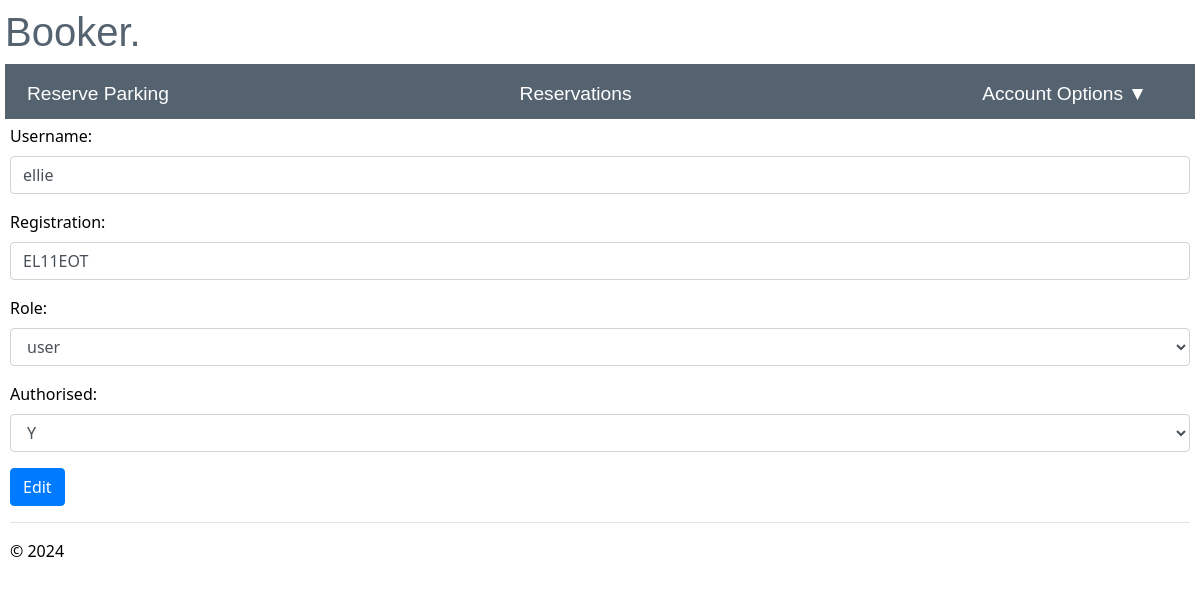
/edit_user/2 (signed in), run on an earlier commit of the app's database.
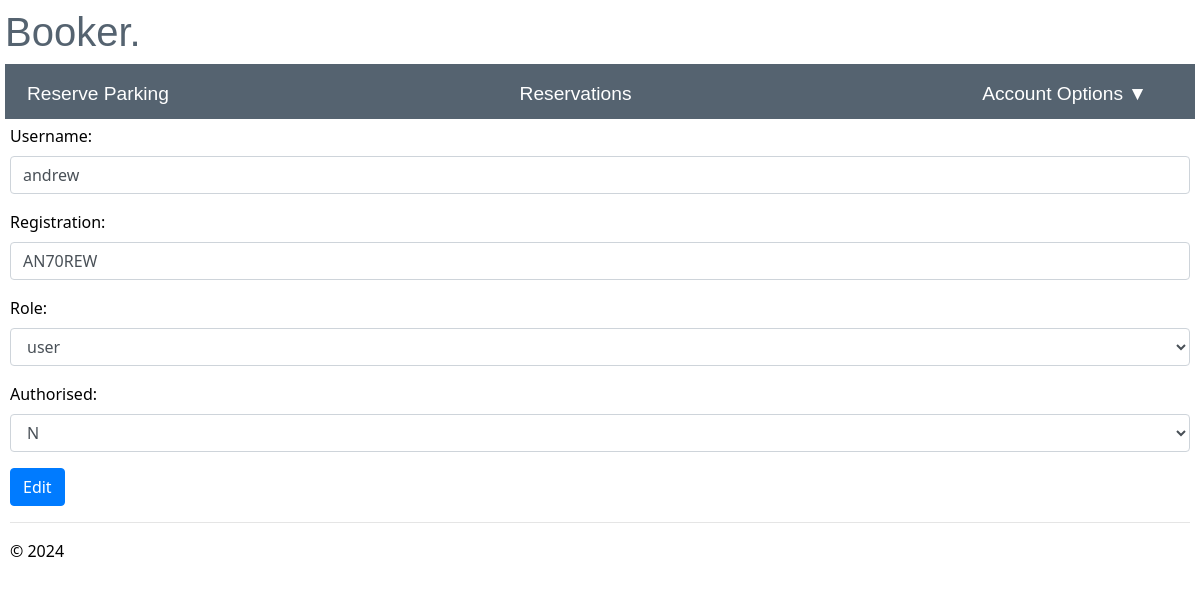
And on a later commit of the database.
### app/models/models.py (models this page shows)
class User(db.Model, UserMixin):
    id = db.Column(db.Integer, primary_key=True, nullable=False)
    username = db.Column(db.String(20), nullable=False, unique=True)
    registration = db.Column(db.String(9), nullable=False, unique=True)
    password = db.Column(db.String(255), nullable=False)
    role = db.Column(db.String(5), nullable=False, default='user')
    authorised =db.Column(db.String(1), nullable=False, default='N')
    failed_login_attempts = db.Column(db.Integer,nullable=False, default=0)
    reservation = db.relationship('reserve', backref='user')

### app/admin/routes.py (the view)
@bp.route("/edit_user/<int:id>", methods=['GET','POST'])
@login_required
@check_authorisation
@check_is_admin
def edit_user(id):
    admin = User.query.get_or_404(id)
    if request.method == "POST":
        current_app.logger.info('Username: %s accessed edit_user', current_user.username)
        admin.username = request.form['username']
        admin.registration = request.form['registration']
        admin.role = request.form['role']
        admin.authorised = request.form['authorised']
        try:
            db.session.commit()
            current_app.logger.info('Username: %s updated user account %s', current_user.username, admin.username)
            flash("User updated successfully")
            return redirect(url_for("admin.admin"))
        except Exception as e:
            current_app.logger.exception(e)
            flash("User failed to update")
            current_app.logger.warning('Username: %s failed to update user account %s', current_user.username, admin.username)
            return render_template("edit_user.html", admin=admin)
    else:
        return render_template("edit_user.html", admin=admin)

### app/__init__.py (called while the page is built)
def create_app():
    app = Flask(__name__)
    env_config = os.getenv("PROD_APP_SETTINGS", "config.Config")
    app.config.from_object(env_config)
    db.init_app(app)
    login_manager.init_app(app)
    app.logger.setLevel(logging.INFO)
    handler = RotatingFileHandler('app.log', maxBytes=10240, backupCount=10)
    handler.setLevel(logging.INFO)
    formatter = logging.Formatter('%(asctime)s - %(levelname)s - %(message)s', datefmt='%Y-%m-%d %H:%M:%S')
    handler.setFormatter(formatter)
    app.logger.addHandler(handler)
    from app.main import bp as main_bp
    app.register_blueprint(main_bp)
    from app.user import bp as user_bp
    app.register_blueprint(user_bp)
    from app.admin import bp as admin_bp
    app.register_blueprint(admin_bp)
    @login_manager.user_loader
    def load_user(user_id):
        return User.query.get(int(user_id))
    return app

### app/user/routes.py (called while the page is built)
@bp.before_app_request
def make_session_permanent():
    session.permanent = True
    current_app.permanent_session_lifetime = timedelta(seconds=60)

### app/admin/templates/edit_user.html (shortened to what this page needs)
{% extends "layout.html" %}
{% block content %}
<div class="edit_user">
    <form method='post' action='/edit_user/{{admin.id}}'>
            <label>Username:</label>
            <br>
                <input type='text' name='username' size="100" required class='form-control' value='{{admin.username}}' oninput="this.value=this.value.replace(/[^a-zA-Z0-9]/g, '')">
            <label>Registration:</label>
            <br>
                <input type='text' name='registration' size="100" required class='form-control' value='{{admin.registration}}' oninput="this.value=this.value.replace(/[^a-zA-Z0-9]/g, '')">
            <label>Role:</label>
            <br>
            <select name="role" id="role" class='form-control'>
                <option value = "{{admin.role}}">{{admin.role}}</option>
            </select>
            <label>Authorised:</label>
            <br>
            <select name="authorised" id="authorised" class='form-control'>
                <option value = "{{admin.authorised}}">{{admin.authorised}}</option>
            </select>
            <input type='submit' value='Edit' class='btn btn-primary'>
    </form>
{% endblock %}

What changed in the data, as far as the page shows it:
changed User "user": username "ellie" → "andrew"; registration "EL11EOT" → "AN70REW"; authorised "Y" → "N"
